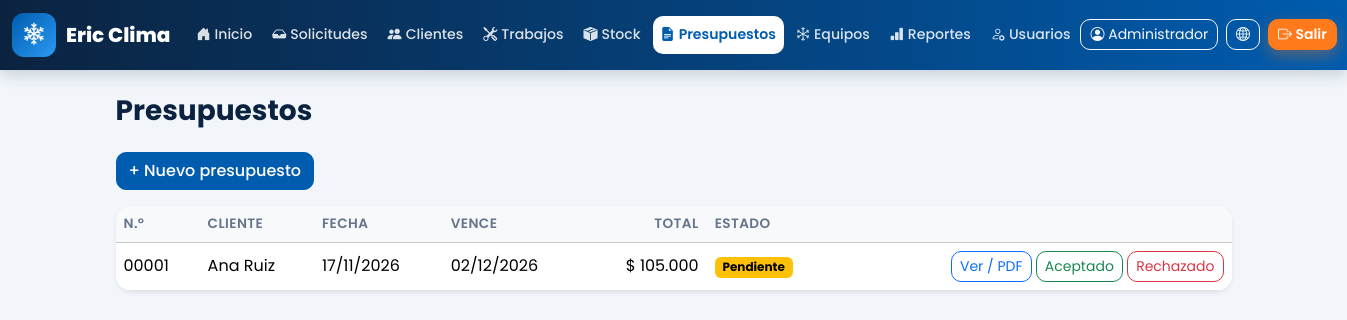
The page /admin/presupuestos.php (signed in) on the database its author committed.
### tables this page shows
CREATE TABLE presupuestos (
    id          INT AUTO_INCREMENT PRIMARY KEY,
    cliente_id  INT NOT NULL,
    fecha       DATE NOT NULL,
    vence       DATE NOT NULL,
    total       DECIMAL(12,2) NOT NULL DEFAULT 0,
    estado      ENUM('pendiente','aceptado','vencido') NOT NULL DEFAULT 'pendiente',
    CONSTRAINT fk_presupuestos_cliente FOREIGN KEY (cliente_id) REFERENCES clientes(id)
);

CREATE TABLE clientes (
    id          INT AUTO_INCREMENT PRIMARY KEY,
    nombre      VARCHAR(120) NOT NULL,
    telefono    VARCHAR(30)  NOT NULL,
    email       VARCHAR(120) NULL,
    direccion   VARCHAR(150) NOT NULL,
    localidad   VARCHAR(80)  NOT NULL DEFAULT 'Bahía Blanca',
    activo      TINYINT(1) NOT NULL DEFAULT 1,
    fecha_alta  DATETIME NOT NULL DEFAULT CURRENT_TIMESTAMP
);

### web/admin/presupuestos.php (the view, shortened to what this page needs)
<?php
require_once __DIR__ . '/../includes/funciones.php';
$pdo->exec("UPDATE presupuestos SET estado = 'vencido' WHERE estado = 'pendiente' AND vence < CURDATE()");
$presupuestos = $pdo->query(
    'SELECT p.*, c.nombre AS cliente FROM presupuestos p JOIN clientes c ON c.id = p.cliente_id
     ORDER BY p.fecha DESC, p.id DESC')->fetchAll();
$clientes   = $pdo->query('SELECT id, nombre, direccion FROM clientes WHERE activo = 1 ORDER BY nombre')->fetchAll();
$servicios  = $pdo->query('SELECT nombre, precio_base AS precio FROM servicios ORDER BY nombre')->fetchAll();
$materiales = $pdo->query("SELECT CONCAT(nombre, ' (', unidad, ')') AS nombre, precio FROM materiales ORDER BY nombre")->fetchAll();
require __DIR__ . '/../includes/header.php';
?>
<?php if (isset($_GET['nuevo'])): ?>
    <form method="post" class="card card-body shadow-sm mb-4" id="form-presupuesto">
        <h2 class="h5">Nuevo presupuesto</h2>
        <?= campoCsrf() ?><input type="hidden" name="accion" value="nuevo">
        <div class="row g-3 mb-3">
            <div class="col-md-6">
                <label class="form-label">Cliente *</label>
                <select class="form-select" name="cliente_id" required>
                    <option value="">Elegí…</option>
                    <?php foreach ($clientes as $c): ?>
                        <option value="<?= $c['id'] ?>"><?= h($c['nombre'] . ' - ' . $c['direccion']) ?></option>
                    <?php endforeach; ?>
                </select>
            </div>
            <div class="col-md-3">
                <label class="form-label">Vence</label>
                <input class="form-control" type="date" name="vence">
                <div class="form-text">Vacío = 15 días.</div>
            </div>
            <div class="col-md-3">
                <label class="form-label">Agregar rápido</label>
                <select class="form-select" id="rapido">
                    <option value="">Servicio o material…</option>
                    <optgroup label="Servicios">
                        <?php foreach ($servicios as $s): ?><option data-precio="<?= (float)$s['precio'] ?>"><?= h($s['nombre']) ?></option><?php endforeach; ?>
                    </optgroup>
                    <optgroup label="Materiales">
                        <?php foreach ($materiales as $m): ?><option data-precio="<?= (float)$m['precio'] ?>"><?= h($m['nombre']) ?></option><?php endforeach; ?>
                    </optgroup>
                </select>
            </div>
        </div>
        <table class="table align-middle">
            <thead class="table-light"><tr><th>Descripción</th><th style="width:120px">Cantidad</th><th style="width:170px">Precio unit.</th><th style="width:150px" class="text-end">Subtotal</th><th style="width:50px"></th></tr></thead>
            <tbody id="items"></tbody>
        </table>
        <div class="d-flex justify-content-between align-items-center">
            <button type="button" class="btn btn-outline-primary btn-sm" id="agregar">+ Agregar renglón</button>
            <div class="fs-5 fw-bold">Total: <span id="total">$ 0</span></div>
        </div>
        <div class="mt-3">
            <button class="btn btn-marca">Guardar presupuesto</button>
            <a class="btn btn-link" href="presupuestos.php">Cancelar</a>
        </div>
    </form>
    <template id="fila">
        <tr>
            <td><input class="form-control form-control-sm" name="descripcion[]" maxlength="150"></td>
            <td><input class="form-control form-control-sm" name="cantidad[]" type="number" step="0.01" min="0" value="1"></td>
            <td><input class="form-control form-control-sm" name="precio[]" type="number" step="0.01" min="0"></td>
            <td class="text-end subtotal">$ 0</td>
            <td><button type="button" class="btn btn-sm btn-outline-danger quitar" title="Quitar">×</button></td>
        </tr>
    </template>
    <script>
    const tbody = document.getElementById('items');
    const plantilla = document.getElementById('fila');
    const formato = n => n.toLocaleString('es-AR', { style: 'currency', currency: 'ARS' });
    function agregarFila(desc = '', precio = '') {
        const fila = plantilla.content.cloneNode(true);
        fila.querySelector('[name="descripcion[]"]').value = desc;
        fila.querySelector('[name="precio[]"]').value = precio;
        tbody.appendChild(fila);
        recalcular();
    }
    function recalcular() {
        let total = 0;
        tbody.querySelectorAll('tr').forEach(tr => {
            const cant = parseFloat(tr.querySelector('[name="cantidad[]"]').value) || 0;
            const precio = parseFloat(tr.querySelector('[name="precio[]"]').value) || 0;
            tr.querySelector('.subtotal').textContent = formato(cant * precio);
            total += cant * precio;
        });
        document.getElementById('total').textContent = formato(total);
    }
    document.getElementById('agregar').onclick = () => agregarFila();
    tbody.addEventListener('input', recalcular);
    tbody.addEventListener('click', ev => {
        if (ev.target.classList.contains('quitar')) { ev.target.closest('tr').remove(); recalcular(); }
    });
    document.getElementById('rapido').onchange = ev => {
        const op = ev.target.selectedOptions[0];
        if (op.dataset.precio) agregarFila(op.textContent, op.dataset.precio);
        ev.target.value = '';
    };
    agregarFila();
    </script>
<?php else: ?>
    <a class="btn btn-marca mb-3" href="presupuestos.php?nuevo=1">+ Nuevo presupuesto</a>
<?php endif; ?>
<div class="card shadow-sm">
    <div class="table-responsive">
        <table class="table align-middle mb-0">
            <thead class="table-light"><tr><th>N.º</th><th>Cliente</th><th>Fecha</th><th>Vence</th><th class="text-end">Total</th><th>Estado</th><th></th></tr></thead>
            <tbody>
            <?php foreach ($presupuestos as $p): ?>
                <tr>
                    <td><?= str_pad($p['id'], 5, '0', STR_PAD_LEFT) ?></td>
                    <td><?= h($p['cliente']) ?></td>
                    <td><?= date('d/m/Y', strtotime($p['fecha'])) ?></td>
                    <td><?= $p['vence'] ? date('d/m/Y', strtotime($p['vence'])) : '' ?></td>
                    <td class="text-end"><?= pesos($p['total']) ?></td>
                    <td><?= badgeEstado($p['estado']) ?></td>
                    <td class="text-end text-nowrap">
                        <a class="btn btn-sm btn-outline-primary" href="presupuesto.php?id=<?= $p['id'] ?>">Ver / PDF</a>
                        <?php if ($p['estado'] === 'pendiente'): ?>
                            <form method="post" class="d-inline">
                                <button class="btn btn-sm btn-outline-success" name="estado" value="aceptado">Aceptado</button>
                                <button class="btn btn-sm btn-outline-danger" name="estado" value="rechazado" onclick="return confirm(<?= h(json_encode('¿Seguro que querés rechazar el presupuesto N.º ' . str_pad($p['id'], 5, '0', STR_PAD_LEFT) . ' de ' . $p['cliente'] . "?
Se va a borrar y no va a aparecer más, ni acá ni en el programa de escritorio.", JSON_UNESCAPED_UNICODE)) ?>)">Rechazado</button>
                            </form>
                        <?php endif; ?>
                    </td>
                </tr>
            <?php endforeach; ?>
            </tbody>
        </table>
    </div>
</div>
<?php require __DIR__ . '/../includes/footer.php';

### web/includes/funciones.php (shortened to what this page needs)
<?php
function h($texto): string
{
    return htmlspecialchars((string)$texto, ENT_QUOTES, 'UTF-8');
}
function pesos($numero): string
{
    return '$ ' . number_format((float)$numero, 0, ',', '.');
}
function badgeEstado(string $estado): string
{
    $colores = ['pendiente' => 'warning', 'agendado' => 'primary', 'realizado' => 'success', 'cancelado' => 'secondary',
                'contactado' => 'info', 'convertida' => 'success', 'aceptado' => 'success', 'vencido' => 'secondary'];
    return '<span class="badge text-bg-' . ($colores[$estado] ?? 'light') . '">' . h(ucfirst($estado)) . '</span>';
}

### web/assets/css/estilos.css (style rules this page uses)
:root { --marca: #005caf; --marca-oscuro: #003f7d; --marca-noche: #0b2340; --marca-claro: #eaf3fc; --acento: #ff7a1a; --acento-oscuro: #e9650a; --verde-wa: #25d366; --texto: #1f2d3d; --gris: #64748b; --sombra: 0 10px 30px rgba(11, 35, 64, .08); --sombra-fuerte: 0 18px 40px rgba(11, 35, 64, .16); }
.btn-marca { background-color: var(--marca); border-color: var(--marca); color: #fff; font-weight: 500; }
.panel { font-family: 'Poppins', system-ui, sans-serif; background: #f2f6fb; }
.panel .card { border: 0; border-radius: 16px; overflow: hidden; }
.panel .table thead th { font-weight: 600; font-size: .85rem; text-transform: uppercase; letter-spacing: .03em; color: var(--gris); }
.panel .btn { border-radius: 10px; }

### rows shown on the page
presupuestos: id "00001", cliente.nombre "Ana Ruiz", fecha "17/11/2026", vence "02/12/2026", total "$ 105.000", estado "Pendiente"

### other values the page prints
$texto "Inicio"
$texto "Solicitudes"
$texto "Clientes"
$texto "Trabajos"
$texto "Stock"
$texto "Presupuestos"
$texto "Equipos"
$texto "Reportes"
$texto "Usuarios"
$u['nombre'] "Administrador"
$titulo "Presupuestos"
